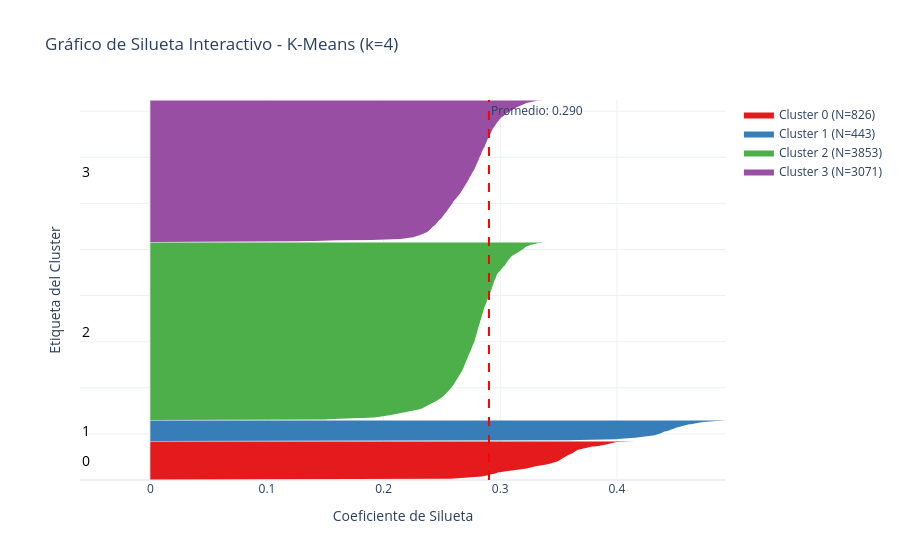
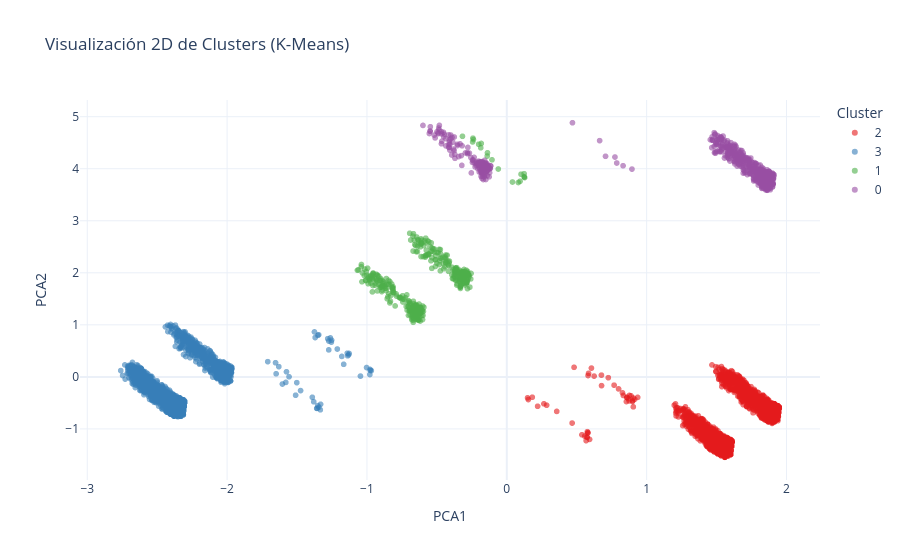
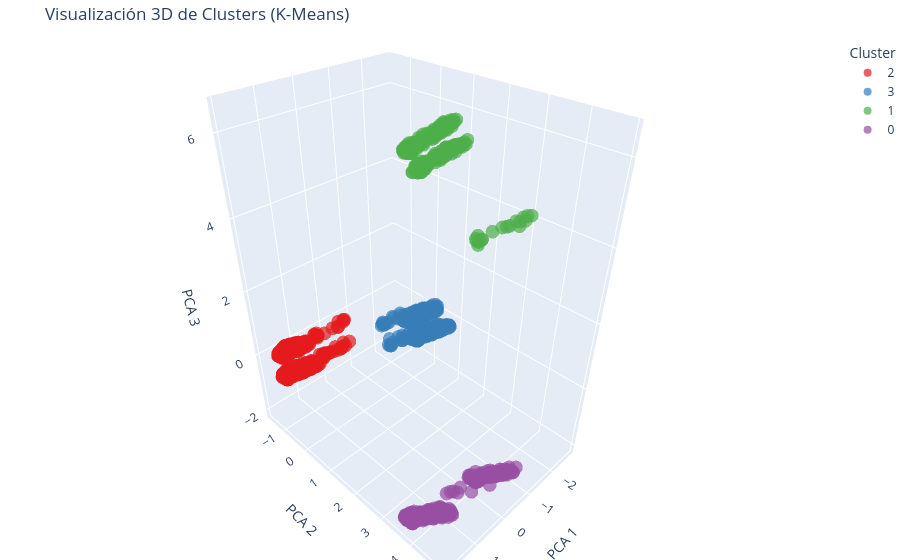

Write notebook code for charts like these, in order.
### Code cell
# 4. CLUSTERING AVANZADO: TORNEO, MÉTRICAS Y VISUALIZACIÓN 3D
print("Iniciando Optimización Avanzada de Clustering ")

# 4.1. Escalado de los datos (Vital para Clustering)
scaler_cluster = StandardScaler()
X_train_cluster = scaler_cluster.fit_transform(X_train)
X_test_cluster = scaler_cluster.transform(X_test)

# 4.2. PRUEBA DE DBSCAN (Descarte por densidad)
# Lo probamos para demostrar que evaluamos algoritmos basados en densidad
print(" Probando DBSCAN (Basado en Densidad)...")
dbscan = DBSCAN(eps=2.0, min_samples=10)
db_labels = dbscan.fit_predict(X_train_cluster)
n_clusters_db = len(set(db_labels)) - (1 if -1 in db_labels else 0)
n_ruido = list(db_labels).count(-1)
print(f"DBSCAN encontró {n_clusters_db} clusters y {n_ruido} puntos de ruido (outliers).")
print("Motivo de descarte: En datos financieros continuos, DBSCAN suele agrupar casi todo en un solo clúster gigante o generar demasiado ruido. Pasamos a algoritmos particionales.\n")

# 4.3. TORNEO K-MEANS vs AGLOMERATIVO (Guardando todas las métricas)
print("Iniciando Torneo: KMeans vs Jerárquico/Aglomerativo...")
resultados_clustering = []
k_values = [2, 3, 4, 5]

for k in k_values:
    # Modelo K-Means 
    km = KMeans(n_clusters=k, random_state=42, n_init=10)
    km_labels = km.fit_predict(X_train_cluster)
    
    resultados_clustering.append({
        'Modelo': 'K-Means',
        'K': k,
        'Silhouette (↑)': silhouette_score(X_train_cluster, km_labels),
        'Calinski-Harabasz (↑)': calinski_harabasz_score(X_train_cluster, km_labels),
        'Davies-Bouldin (↓)': davies_bouldin_score(X_train_cluster, km_labels)
    })
    
    #Modelo Aglomerativo (Jerárquico)
    agg = AgglomerativeClustering(n_clusters=k)
    agg_labels = agg.fit_predict(X_train_cluster)
    
    resultados_clustering.append({
        'Modelo': 'Aglomerativo',
        'K': k,
        'Silhouette (↑)': silhouette_score(X_train_cluster, agg_labels),
        'Calinski-Harabasz (↑)': calinski_harabasz_score(X_train_cluster, agg_labels),
        'Davies-Bouldin (↓)': davies_bouldin_score(X_train_cluster, agg_labels)
    })

# Convertimos a DataFrame para ver la tabla bonita
df_metricas_clusters = pd.DataFrame(resultados_clustering)
print("\n📊 TABLA COMPARATIVA DE MÉTRICAS:")
print(df_metricas_clusters.sort_values(by=['Silhouette (↑)'], ascending=False).to_string(index=False))

# 4.4. SELECCIÓN DEL GANADOR
# Buscamos la fila con el mejor Silhouette general
mejor_fila = df_metricas_clusters.loc[df_metricas_clusters['Silhouette (↑)'].idxmax()]
best_model_name = mejor_fila['Modelo']
best_k = int(mejor_fila['K'])

print(f"\n🥇 GANADOR DEL TORNEO: {best_model_name} con k={best_k}")

# Entrenamos el modelo ganador definitivo
if best_model_name == 'K-Means':
    best_model = KMeans(n_clusters=best_k, random_state=42, n_init=10)
else:
    best_model = AgglomerativeClustering(n_clusters=best_k)

final_labels_train = best_model.fit_predict(X_train_cluster)

# 4.5. VISUALIZACIONES AVANZADAS DEL MODELO GANADOR 
# A) GRÁFICO DE SILUETA INTERACTIVO
print("\n🎨 Generando Gráfico de Silueta interactivo para el modelo ganador...")

silhouette_vals = silhouette_samples(X_train_cluster, final_labels_train)
avg_score = mejor_fila['Silhouette (↑)']

fig_silueta = go.Figure()

y_lower = 10
# Colores de Plotly Express para que coincidan con los gráficos 2D/3D
colores_clusters = px.colors.qualitative.Set1 

for i in range(best_k):
    # Agrupar las puntuaciones de silueta para los clientes del cluster i, y ordenarlas
    ith_cluster_vals = silhouette_vals[final_labels_train == i]
    ith_cluster_vals.sort()
    
    size_cluster_i = ith_cluster_vals.shape[0]
    y_upper = y_lower + size_cluster_i
    
    color = colores_clusters[i % len(colores_clusters)]
    
    fig_silueta.add_trace(go.Scatter(
        x=np.concatenate(([0], ith_cluster_vals, [0])), 
        y=np.concatenate(([y_lower], np.arange(y_lower, y_upper), [y_upper])),
        fill='toself',
        fillcolor=color,
        line=dict(color=color, width=0),
        name=f'Cluster {i} (N={size_cluster_i})',
        hoverinfo='x+name'
    ))
    
    fig_silueta.add_annotation(
        x=-0.05,
        y=y_lower + 0.5 * size_cluster_i,
        text=str(i),
        showarrow=False,
        font=dict(size=14, color="black"),
        xanchor="right"
    )
    
    y_lower = y_upper + 10  


fig_silueta.add_vline(
    x=avg_score, 
    line_width=2, 
    line_dash="dash", 
    line_color="red", 
    annotation_text=f"Promedio: {avg_score:.3f}"
)

fig_silueta.update_layout(
    title=f"Gráfico de Silueta Interactivo - {best_model_name} (k={best_k})",
    xaxis_title="Coeficiente de Silueta",
    yaxis_title="Etiqueta del Cluster",
    yaxis=dict(showticklabels=False, range=[0, y_upper + 10]), 
    template="plotly_white",
    hovermode="y unified"
)
fig_silueta.show()

# REDUCCIÓN PCA A 3 DIMENSIONES 
print("Generando Visualizaciones 2D y 3D (PCA)...")
pca_3d = PCA(n_components=3, random_state=42)
X_pca_3d = pca_3d.fit_transform(X_train_cluster)

df_pca = pd.DataFrame(data=X_pca_3d, columns=['PCA1', 'PCA2', 'PCA3'])
df_pca['Cluster'] = final_labels_train.astype(str)

#C) GRÁFICO 2D 
fig_2d = px.scatter(df_pca, x='PCA1', y='PCA2', color='Cluster',
                    title=f'Visualización 2D de Clusters ({best_model_name})',
                    color_discrete_sequence=px.colors.qualitative.Set1, opacity=0.6)
fig_2d.update_layout(template="plotly_white")
fig_2d.show()

# GRÁFICO 3D INTERACTIVO
fig_3d = px.scatter_3d(df_pca, x='PCA1', y='PCA2', z='PCA3', color='Cluster',
                       title=f'Visualización 3D de Clusters ({best_model_name})',
                       color_discrete_sequence=px.colors.qualitative.Set1, opacity=0.7)
fig_3d.update_layout(scene=dict(xaxis_title='PCA 1', yaxis_title='PCA 2', zaxis_title='PCA 3'),
                     margin=dict(l=0, r=0, b=0, t=40))
fig_3d.show()


# INYECCIÓN SEGURA EN TRAIN Y TEST (Para el Modelo Predictivo)

if hasattr(best_model, "predict"):
    final_labels_test = best_model.predict(X_test_cluster)
else:
    centroid_clf = NearestCentroid()
    centroid_clf.fit(X_train_cluster, final_labels_train)
    final_labels_test = centroid_clf.predict(X_test_cluster)

# One-Hot Encoding
train_dummies = pd.get_dummies(final_labels_train, prefix='Cluster_Group')
test_dummies = pd.get_dummies(final_labels_test, prefix='Cluster_Group')

# Alinear columnas por si el test no tiene algún cluster
test_dummies = test_dummies.reindex(columns=train_dummies.columns, fill_value=0)

# Unir a los datos originales
train_dummies.index = X_train.index
test_dummies.index = X_test.index
X_train = pd.concat([X_train, train_dummies], axis=1)
X_test = pd.concat([X_test, test_dummies], axis=1)

print(f"Fusión completada. Variables de cluster añadidas. Nuevas columnas: {list(train_dummies.columns)}")

### Figure 1 — Plotly figure (JSON) as saved in the notebook; plotly's stock layout.template omitted (floating-point values rounded to 4 significant figures; data arrays with more than 128 entries replaced by an {"elided": "..."} marker saying what was removed)
{"data": [{"fill": "toself", "fillcolor": "rgb(228,26,28)", "hoverinfo": "x+name", "line": {"color": "rgb(228,26,28)", "width": 0}, "name": "Cluster 0 (N=826)", "type": "scatter", "x": {"elided": "828 float values"}, "y": {"elided": "828 int values"}}, {"fill": "toself", "fillcolor": "rgb(55,126,184)", "hoverinfo": "x+name", "line": {"color": "rgb(55,126,184)", "width": 0}, "name": "Cluster 1 (N=443)", "type": "scatter", "x": {"elided": "445 float values"}, "y": {"elided": "445 int values"}}, {"fill": "toself", "fillcolor": "rgb(77,175,74)", "hoverinfo": "x+name", "line": {"color": "rgb(77,175,74)", "width": 0}, "name": "Cluster 2 (N=3853)", "type": "scatter", "x": {"elided": "3855 float values"}, "y": {"elided": "3855 int values"}}, {"fill": "toself", "fillcolor": "rgb(152,78,163)", "hoverinfo": "x+name", "line": {"color": "rgb(152,78,163)", "width": 0}, "name": "Cluster 3 (N=3071)", "type": "scatter", "x": {"elided": "3073 float values"}, "y": {"elided": "3073 int values"}}], "layout": {"annotations": [{"font": {"color": "black", "size": 14}, "showarrow": false, "text": "0", "x": -0.05, "xanchor": "right", "y": 423}, {"font": {"color": "black", "size": 14}, "showarrow": false, "text": "1", "x": -0.05, "xanchor": "right", "y": 1068.0}, {"font": {"color": "black", "size": 14}, "showarrow": false, "text": "2", "x": -0.05, "xanchor": "right", "y": 3226.0}, {"font": {"color": "black", "size": 14}, "showarrow": false, "text": "3", "x": -0.05, "xanchor": "right", "y": 6698.0}, {"showarrow": false, "text": "Promedio: 0.290", "x": 0.2903, "xanchor": "left", "xref": "x", "y": 1, "yanchor": "top", "yref": "y domain"}], "hovermode": "y unified", "shapes": [{"line": {"color": "red", "dash": "dash", "width": 2}, "type": "line", "x0": 0.2903, "x1": 0.2903, "xref": "x", "y0": 0, "y1": 1, "yref": "y domain"}], "title": {"text": "Gráfico de Silueta Interactivo - K-Means (k=4)"}, "xaxis": {"title": {"text": "Coeficiente de Silueta"}}, "yaxis": {"range": [0, 8243], "showticklabels": false, "title": {"text": "Etiqueta del Cluster"}}}}

### Figure 2 — Plotly figure (JSON) as saved in the notebook; plotly's stock layout.template omitted (floating-point values rounded to 4 significant figures; data arrays with more than 128 entries replaced by an {"elided": "..."} marker saying what was removed)
{"data": [{"hovertemplate": "Cluster=2<br>PCA1=%{x}<br>PCA2=%{y}<extra></extra>", "legendgroup": "2", "marker": {"color": "rgb(228,26,28)", "opacity": 0.6, "symbol": "circle"}, "mode": "markers", "name": "2", "showlegend": true, "type": "scattergl", "x": {"elided": "3853 float values"}, "xaxis": "x", "y": {"elided": "3853 float values"}, "yaxis": "y"}, {"hovertemplate": "Cluster=3<br>PCA1=%{x}<br>PCA2=%{y}<extra></extra>", "legendgroup": "3", "marker": {"color": "rgb(55,126,184)", "opacity": 0.6, "symbol": "circle"}, "mode": "markers", "name": "3", "showlegend": true, "type": "scattergl", "x": {"elided": "3071 float values"}, "xaxis": "x", "y": {"elided": "3071 float values"}, "yaxis": "y"}, {"hovertemplate": "Cluster=1<br>PCA1=%{x}<br>PCA2=%{y}<extra></extra>", "legendgroup": "1", "marker": {"color": "rgb(77,175,74)", "opacity": 0.6, "symbol": "circle"}, "mode": "markers", "name": "1", "showlegend": true, "type": "scattergl", "x": {"elided": "443 float values"}, "xaxis": "x", "y": {"elided": "443 float values"}, "yaxis": "y"}, {"hovertemplate": "Cluster=0<br>PCA1=%{x}<br>PCA2=%{y}<extra></extra>", "legendgroup": "0", "marker": {"color": "rgb(152,78,163)", "opacity": 0.6, "symbol": "circle"}, "mode": "markers", "name": "0", "showlegend": true, "type": "scattergl", "x": {"elided": "826 float values"}, "xaxis": "x", "y": {"elided": "826 float values"}, "yaxis": "y"}], "layout": {"legend": {"title": {"text": "Cluster"}, "tracegroupgap": 0}, "title": {"text": "Visualización 2D de Clusters (K-Means)"}, "xaxis": {"anchor": "y", "domain": [0, 1], "title": {"text": "PCA1"}}, "yaxis": {"anchor": "x", "domain": [0, 1], "title": {"text": "PCA2"}}}}

### Figure 3 — Plotly figure (JSON) as saved in the notebook; plotly's stock layout.template omitted (floating-point values rounded to 4 significant figures; data arrays with more than 128 entries replaced by an {"elided": "..."} marker saying what was removed)
{"data": [{"hovertemplate": "Cluster=2<br>PCA1=%{x}<br>PCA2=%{y}<br>PCA3=%{z}<extra></extra>", "legendgroup": "2", "marker": {"color": "rgb(228,26,28)", "opacity": 0.7, "symbol": "circle"}, "mode": "markers", "name": "2", "scene": "scene", "showlegend": true, "type": "scatter3d", "x": {"elided": "3853 float values"}, "y": {"elided": "3853 float values"}, "z": {"elided": "3853 float values"}}, {"hovertemplate": "Cluster=3<br>PCA1=%{x}<br>PCA2=%{y}<br>PCA3=%{z}<extra></extra>", "legendgroup": "3", "marker": {"color": "rgb(55,126,184)", "opacity": 0.7, "symbol": "circle"}, "mode": "markers", "name": "3", "scene": "scene", "showlegend": true, "type": "scatter3d", "x": {"elided": "3071 float values"}, "y": {"elided": "3071 float values"}, "z": {"elided": "3071 float values"}}, {"hovertemplate": "Cluster=1<br>PCA1=%{x}<br>PCA2=%{y}<br>PCA3=%{z}<extra></extra>", "legendgroup": "1", "marker": {"color": "rgb(77,175,74)", "opacity": 0.7, "symbol": "circle"}, "mode": "markers", "name": "1", "scene": "scene", "showlegend": true, "type": "scatter3d", "x": {"elided": "443 float values"}, "y": {"elided": "443 float values"}, "z": {"elided": "443 float values"}}, {"hovertemplate": "Cluster=0<br>PCA1=%{x}<br>PCA2=%{y}<br>PCA3=%{z}<extra></extra>", "legendgroup": "0", "marker": {"color": "rgb(152,78,163)", "opacity": 0.7, "symbol": "circle"}, "mode": "markers", "name": "0", "scene": "scene", "showlegend": true, "type": "scatter3d", "x": {"elided": "826 float values"}, "y": {"elided": "826 float values"}, "z": {"elided": "826 float values"}}], "layout": {"legend": {"title": {"text": "Cluster"}, "tracegroupgap": 0}, "margin": {"b": 0, "l": 0, "r": 0, "t": 40}, "scene": {"domain": {"x": [0, 1], "y": [0, 1]}, "xaxis": {"title": {"text": "PCA 1"}}, "yaxis": {"title": {"text": "PCA 2"}}, "zaxis": {"title": {"text": "PCA 3"}}}, "title": {"text": "Visualización 3D de Clusters (K-Means)"}}}
